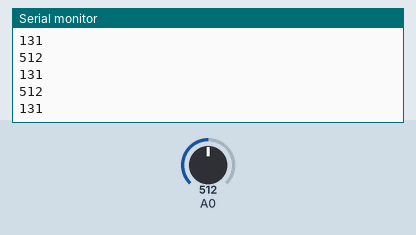
This sketch was run on a simulated Arduino Uno, built with avr-gcc and run on an emulated ATmega328P. Parts: the last lines printed to the serial monitor. The inputs (shaded band) are chosen by the test bench; at power-on: A0 = 512. No radio packets arrive unless stated.

Above: at 1.2 s.
1.3 s: A0 set to 716
At 2.1 s:
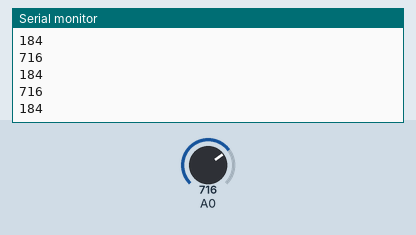
2.8 s: A0 set to 900
At 3.5 s:
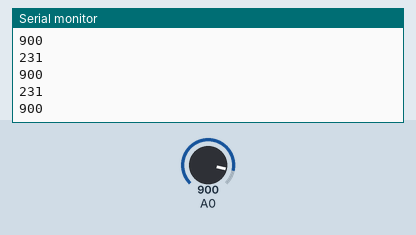
Timing chart, 0 to 5.8 s (numbered marks = the images above; inputs shaded):
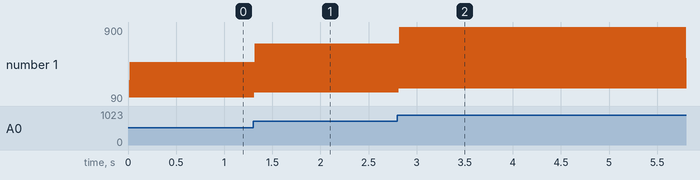

The sketch:

Transmitter2.ino
```cpp
//Prateek
//www.prateeks.in

//Transmitter

#include <SPI.h>
#include <nRF24L01.h>
#include <RF24.h>
RF24 radio(9, 10); // CE, CSN
const byte addresses[][6] = {"00001", "00002"};
boolean buttonState = 0;
void setup() {
  Serial.begin(9600);

  radio.begin();
  radio.openWritingPipe(addresses[1]); // 00002
  radio.openReadingPipe(1, addresses[0]); // 00001
  radio.setPALevel(RF24_PA_MIN);
}
void loop() {
  delay(5);
  radio.stopListening();
  int potValue = analogRead(A0);
  int angleValue = map(potValue, 0, 700, 0, 180);
  radio.write(&angleValue, sizeof(angleValue));
  delay(5);
  radio.startListening();
  //while (!radio.available());
  Serial.println(angleValue);
  Serial.println(potValue);

}
```

Measured:
- after the input at 1.3 s, the serial monitor: prints a new line at once (image 1)
- after the input at 2.8 s, the serial monitor: prints a new line at once (image 2)
- plotted number 1: 512 → 716 after the input at 1.3 s, 716 → 90 after the input at 2.8 s
